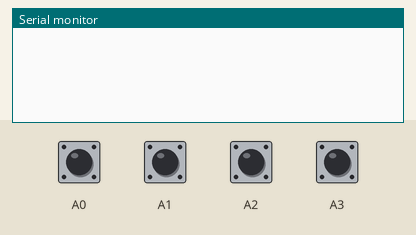
The sketch below on a simulated Arduino Uno, built with avr-gcc and run on an emulated ATmega328P. Parts: the last lines printed to the serial monitor. The inputs (shaded band) are chosen by the test bench; at power-on: A0–3 HIGH.

Above: at 1.4 s.
1.5 s: A0 pulled LOW for 0.15 s
At 2.0 s:
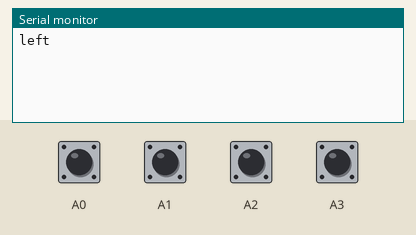
3.1 s: A1 pulled LOW for 0.15 s
At 4.3 s:
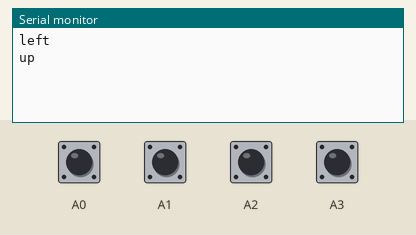
4.7 s: A2 pulled LOW for 0.15 s
At 5.9 s:
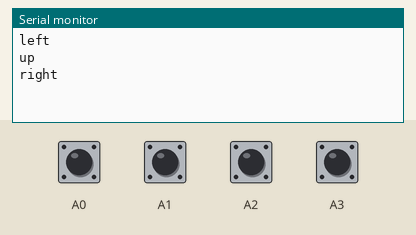
6.3 s: A3 pulled LOW for 0.15 s
At 7.0 s:
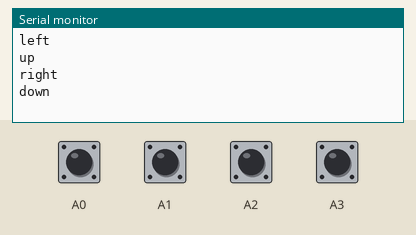
7.9 s: A0 driven LOW and A1 driven LOW
At 8.12 s:
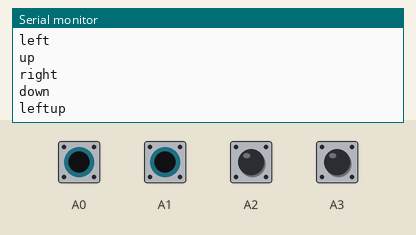
9.9 s: A2 pulled LOW for 1 s
At 10.04 s:
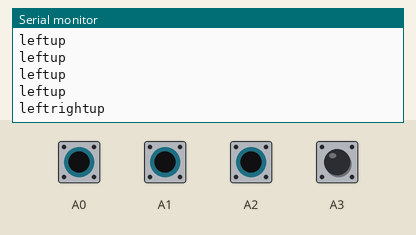

Measured:
- after the input at 1.5 s, the serial monitor: prints a new line after 0.12 s (image 1)
- after the input at 3.1 s, the serial monitor: prints a new line after 0.15 s (image 2)
- after the input at 4.7 s, the serial monitor: prints a new line at once (image 3)
- after the input at 6.3 s, the serial monitor: prints a new line after 0.06 s (image 4)
- after the input at 7.9 s, the serial monitor: prints a new line after 0.09 s (image 5)
- after the input at 9.9 s, the serial monitor: prints a new line at once (image 6)

The sketch:

working_sensor.ino
```cpp
#include <ADCTouch.h>

int left, right, top, bot;       //reference values to remove offset

void setup()
{
    // No pins to setup, pins can still be used regularly, although it will affect readings

    Serial.begin(9600);

    left = ADCTouch.read(A0, 500);    //create reference values to
    top = ADCTouch.read(A1, 500);      //account for the capacitance of the pad
    right = ADCTouch.read(A2, 500);    //create reference values to
    bot = ADCTouch.read(A3, 500);
}

void loop()
{
    int valueLeft = ADCTouch.read(A0);   //no second parameter
    int valueTop = ADCTouch.read(A1);
    int valueRight = ADCTouch.read(A2);
    int valueBot = ADCTouch.read(A3);   //no second parameter
        //   --> 100 samples

    valueLeft -= left;       //remove offset
    valueRight -= right;
    valueTop -= top;
    valueBot -= bot;


    if(valueLeft>40){
      Serial.print("left");
    }
    if(valueRight>40){
      Serial.print("right");
    }
     if(valueTop>40){
      Serial.print("up");
    }
    if(valueBot>40){
      Serial.print("down");
    }

    Serial.println();
        //return pressed or not pressed

    //Serial.print(value0);             //return value
    // Serial.print("\t");
    // Serial.println(value1);
    delay(100);
}
```
